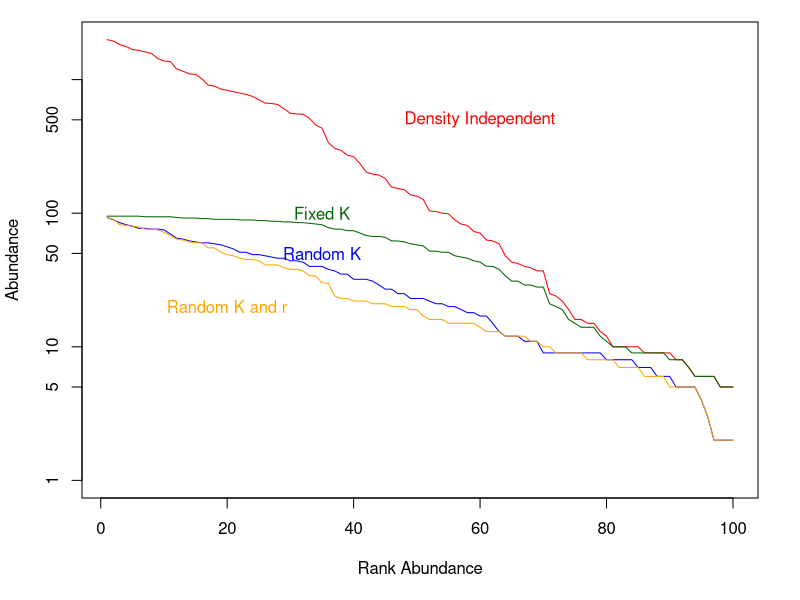
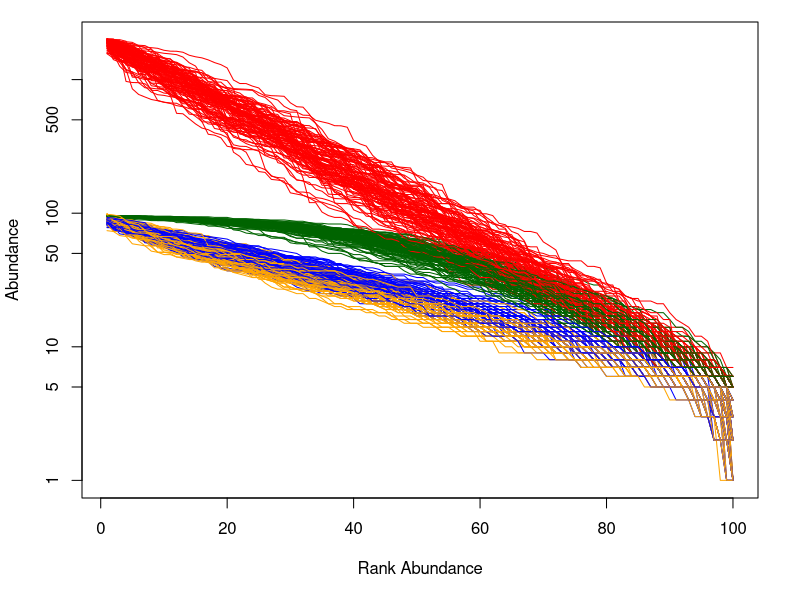
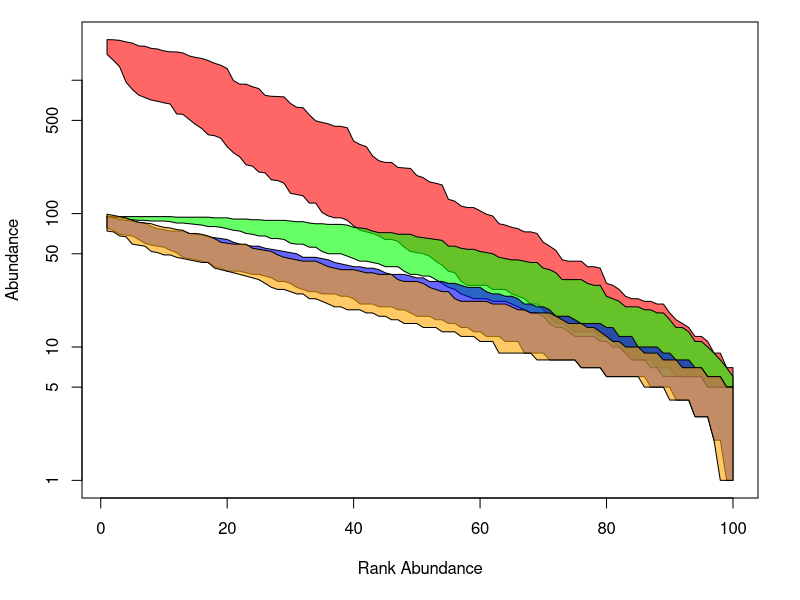

These charts were generated, in order, by the following R code:
## ---- chunk 1

NUMSITES=100                  # Generate abundances for 100 sites
r=0.06                        # Set constant r 
N0=5                          # Set Initial pop size
t=runif(NUMSITES, 0,100)      # 100 different values of t ranging from 0 to 100

# Density Independent Model
DensInd=round(N0*exp(r*t))    # 100 different abundances

# Density Dependent Model
K=100                         # Set constant K
ConstK=round((K*N0*exp(r*t))/(K+N0*(exp(r*t)-1)))

# Random K Model
k_rand=runif(NUMSITES, 1,100) # 100 random values for k
RandK=round((k_rand*N0*exp(r*t))/(k_rand+N0*(exp(r*t)-1)))

# Random K and r Model
r_rand=runif(NUMSITES, 0.02, 0.1) # 100 random values for r
RandKr=round((k_rand*N0*exp(r_rand*t))/(k_rand+N0*(exp(r_rand*t)-1)))

## ---- chunk 2
# Make a function to arrange list in plotting form
RankCurve=function(x)  {
  x=as.matrix(x)
  cbind(Rank=1:length(x), Abund=sort(x, decreasing=T))
  }

par(mar=c(5,4,1,2)+0.1)


MaxAbund=max(DensInd, ConstK, RandK, RandKr)
  
plot(c(1,NUMSITES),c(1,MaxAbund),pch=NA, main=NA, ylab="Abundance",log="y", xlab="Rank Abundance")
lines(RankCurve(DensInd), col="red")
lines(RankCurve(ConstK), col="darkgreen")
lines(RankCurve(RandK),col="blue")
lines(RankCurve(RandKr), col="orange")

text(c(60, 35, 35, 20), c(500, 100, 50, 20), c("Density Independent", "Fixed K","Random K", "Random K and r"), col=c("red","darkgreen","blue","orange"))

## ---- chunk 3


REPS=100
NUMSITES=100
r=0.06
N0=5
K=100

allDensInd=allConstK=allRandK=allRandKr=data.frame(matrix(NA, nrow=NUMSITES, ncol=REPS))
names(allDensInd)=names(allConstK)=names(allRandK)=names(allRandKr)=paste("Rep", 1:REPS)

par(mar=c(5,4,1,2)+0.1)
MaxAbund=max(DensInd, ConstK, RandK, RandKr)
plot(c(1,NUMSITES),c(1,MaxAbund),pch=NA, main=NA, ylab="Abundance",log="y", xlab="Rank Abundance")  

for (i in 1:REPS){
t=runif(NUMSITES, 0,100)
allDensInd[i]=round(N0*exp(r*t))
allConstK[i]=round((K*N0*exp(r*t))/(K+N0*(exp(r*t)-1)))
k_rand=runif(NUMSITES, 1,100)
allRandK[i]=round((k_rand*N0*exp(r*t))/(k_rand+N0*(exp(r*t)-1)))
r_rand=runif(NUMSITES, 0.02, 0.1)
allRandKr[i]=round((k_rand*N0*exp(r_rand*t))/(k_rand+N0*(exp(r_rand*t)-1)))
lines(RankCurve(allDensInd[i]), col="red")
lines(RankCurve(allConstK[i]), col="darkgreen")
lines(RankCurve(allRandK[i]),col="blue")
lines(RankCurve(allRandKr[i]), col="orange")
}


## ---- chunk 4

RankEnvelope=function(x){
  xsort=apply(x, 2, sort, decreasing=T)
  xmax=apply(xsort,1, max)
  xmin=apply(xsort,1, min)
  return(data.frame(max=xmax, min=xmin))
}

par(mar=c(5,4,1,2)+0.1)
MaxAbund=max(allDensInd, allConstK, allRandK, allRandKr)
plot(c(1,NUMSITES),c(1,MaxAbund),pch=NA, main=NA, ylab="Abundance",log="y", xlab="Rank Abundance") 

# lines(RankCurve(RankEnvelope(allDensInd)$min), col="red")
# lines(RankCurve(RankEnvelope(allDensInd)$max), col="red")
# lines(RankCurve(RankEnvelope(allConstK)$min), col="darkgreen")
# lines(RankCurve(RankEnvelope(allConstK)$max), col="darkgreen")
# lines(RankCurve(RankEnvelope(allRandK)$min), col="blue")
# lines(RankCurve(RankEnvelope(allRandK)$max), col="blue")
# lines(RankCurve(RankEnvelope(allRandKr)$min), col="orange")
# lines(RankCurve(RankEnvelope(allRandKr)$max), col="orange")

polygon(rbind(RankCurve(RankEnvelope(allDensInd)$max), apply(RankCurve(RankEnvelope(allDensInd)$min),2,rev)), col=adjustcolor("red", alpha.f=0.6))
polygon(rbind(RankCurve(RankEnvelope(allConstK)$max), apply(RankCurve(RankEnvelope(allConstK)$min),2,rev)), col=adjustcolor("green", alpha.f=0.6))
polygon(rbind(RankCurve(RankEnvelope(allRandK)$max), apply(RankCurve(RankEnvelope(allRandK)$min),2,rev)), col=adjustcolor("blue", alpha.f=0.6))
polygon(rbind(RankCurve(RankEnvelope(allRandKr)$max), apply(RankCurve(RankEnvelope(allRandKr)$min),2,rev)), col=adjustcolor("orange", alpha.f=0.6))




